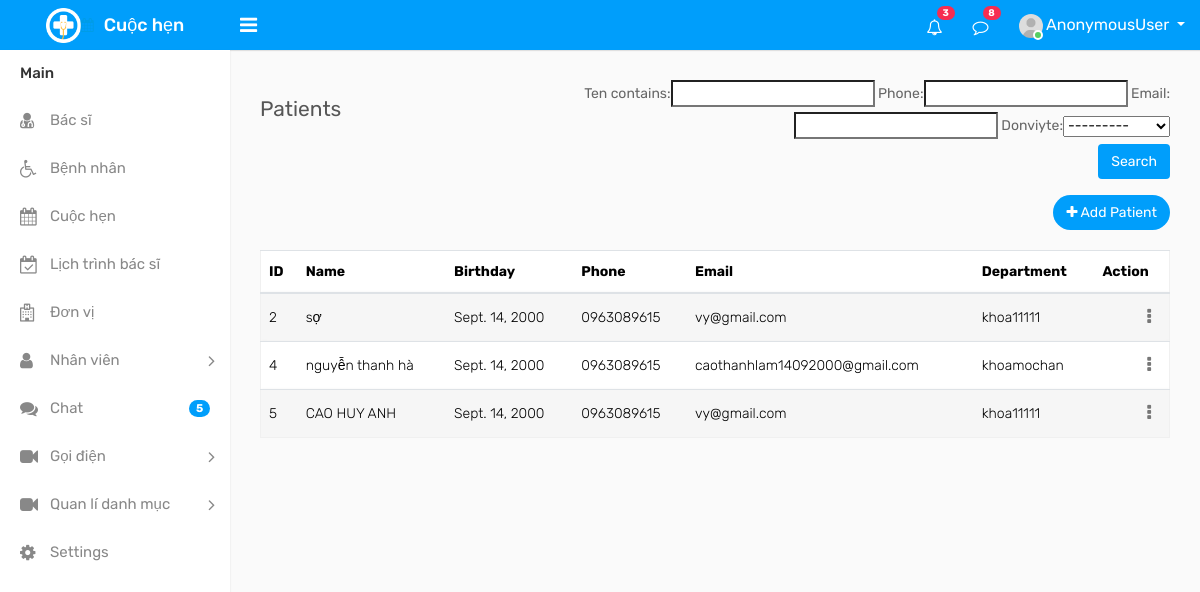
The page /patient/ on the database its author committed.
### user/models.py (models this page shows)
class Donviyte(models.Model):
    ten = models.CharField(max_length=50,null=True)
    user=models.OneToOneField(User, on_delete=models.CASCADE, primary_key=True )
    diachi=models.CharField(max_length=100)
    trangthai = (('Hoạt động', 'Hoạt động'), ('Không hoạt động', 'Không hoạt động'))
    trangthaidonvi=models.CharField(max_length=20 ,choices=trangthai,default='',null=True)
    tinhthanh=models.ForeignKey(Tinhthanh, on_delete=models.CASCADE,null=True)
    quanhuyen=models.ForeignKey(Quanhuyen, on_delete=models.CASCADE,null=True)
    xaphuong=models.ForeignKey(Xaphuong, on_delete=models.CASCADE,null=True)
    def __str__(self):
        return self.ten

### patient/models.py (models this page shows, shortened)
class Benhnhan(models.Model):
    ten=models.CharField(max_length=50)
    sex_choice=(('1','Nam'), ('0','Nữ'))
    sex=models.CharField(max_length=10, choices=sex_choice, default='')
    ngaysinh=models.DateField()
    phone=models.CharField(default='',max_length=15)
    email=models.CharField(default='',max_length=100)
    mabaohiem=models.CharField(default='',max_length=15)
    bhyt_ngaycap=models.DateField()
    bhyt_sudungtu=models.DateField()
    bhyt_sudungden=models.DateField()
    macongdan=models.CharField(default='',max_length=15)
    nguoilienhe=models.CharField(max_length=255)
    sdt_nguoilienhe=models.CharField(default='',max_length=15)
    donviyte=models.ForeignKey(Donviyte, on_delete=models.CASCADE)
    tinhthanh=models.ForeignKey(Tinhthanh, on_delete=models.CASCADE)
    quanhuyen=models.ForeignKey(Quanhuyen, on_delete=models.CASCADE)
    xaphuong=models.ForeignKey(Xaphuong, on_delete=models.CASCADE)

### patient/views.py (the view)
# urls.py: path('',views.Patient,name='benhnhan'),
def Patient(request):
    benhnhan = Benhnhan.objects.all()
    myfilter=BenhnhanFilter(request.GET,queryset=benhnhan)
    benhnhan=myfilter.qs
    context = {"bn": benhnhan, 'myfilter':myfilter}
    return render(request, "patient/patients.html", context)

### templates/patient/patients.html (shortened to what this page needs)
{% extends 'templates/index.html' %}
    {% block content %}
 			<div class="content">
                <div class="row">
                    <div class="col-sm-4 col-3">
                        <p></p><h4 class="page-title">Patients</h4>
                    </div>
                    <div class="col-sm-8 col-9 text-right m-b-20">
						<form  method="get">
							{{myfilter.form}}
                      <p><button type="submit" class="btn btn-primary">Search</button></p></form>
					<a href="{% url 'patient:addbenhnhan' %}" class="btn btn btn-primary btn-rounded float-right"><i class="fa fa-plus"></i> Add Patient</a>
                    </div>
                </div>
				<div class="row">
					<div class="col-md-12">
						<div class="table-responsive">
							<table class="table table-border table-striped custom-table datatable mb-0">
								<thead>
									<tr>
										<th>ID</th>
										<th>Name</th>
										<th>Birthday</th>
										<th>Phone</th>
										<th>Email</th>
										<th>Department</th>
										<th>Action</th>
									</tr>
								</thead>
								<tbody>
									{% for i in bn %}
										<tr>
											<td>{{i.id}}</td>
											<td>{{i.ten}}</td>
											<td>{{i.ngaysinh}}</td>
											<td>{{i.phone}}</td>
											<td>{{i.email}}</td>
											<td>{{i.donviyte}}</td>
											<td class="text-right">
												<div class="dropdown dropdown-action">
													<a href="#" class="action-icon dropdown-toggle" data-toggle="dropdown" aria-expanded="false"><i class="fa fa-ellipsis-v"></i></a>
												</div>
											</td>
										</tr>
									{% endfor %}
								</tbody>
							</table>
						</div>
					</div>
                </div>
            </div>
    {% endblock %}

### rows shown on the page
Benhnhan: id "2", ten "sợ", ngaysinh "Sept. 14, 2000", phone "0963089615", email "vy@gmail.com", donviyte "khoa11111"
Benhnhan: id "4", ten "nguyễn thanh hà", ngaysinh "Sept. 14, 2000", phone "0963089615", email "caothanhlam14092000@gmail.com", donviyte "khoamochan"
Benhnhan: id "5", ten "CAO HUY ANH", ngaysinh "Sept. 14, 2000", phone "0963089615", email "vy@gmail.com", donviyte "khoa11111"

### other values the page prints
{{ request.user }} "AnonymousUser"
